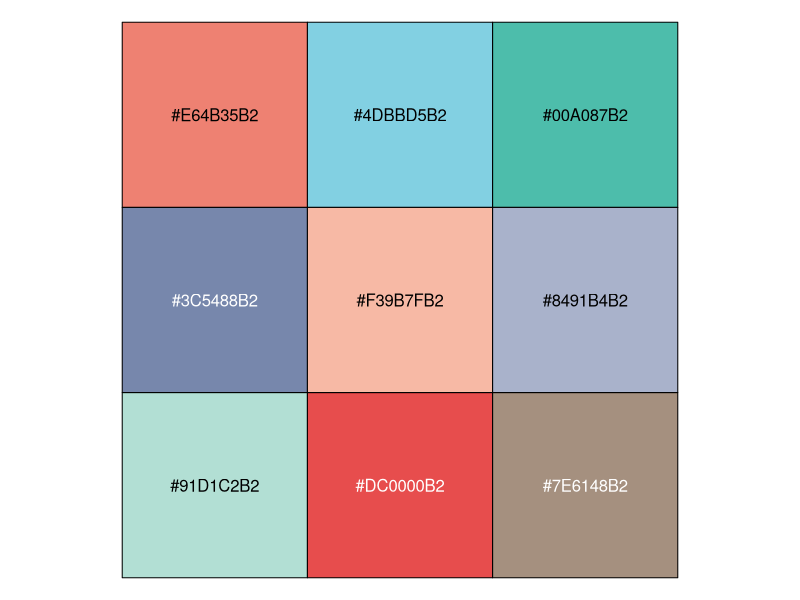
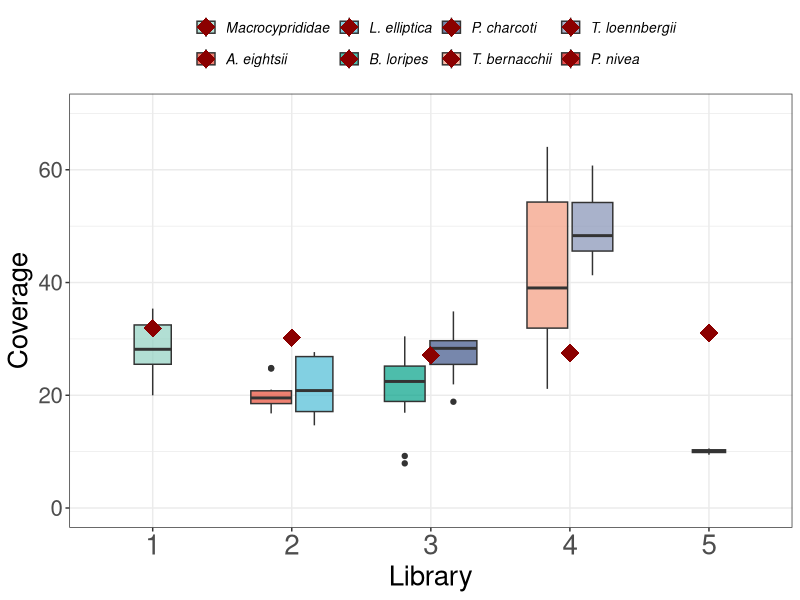
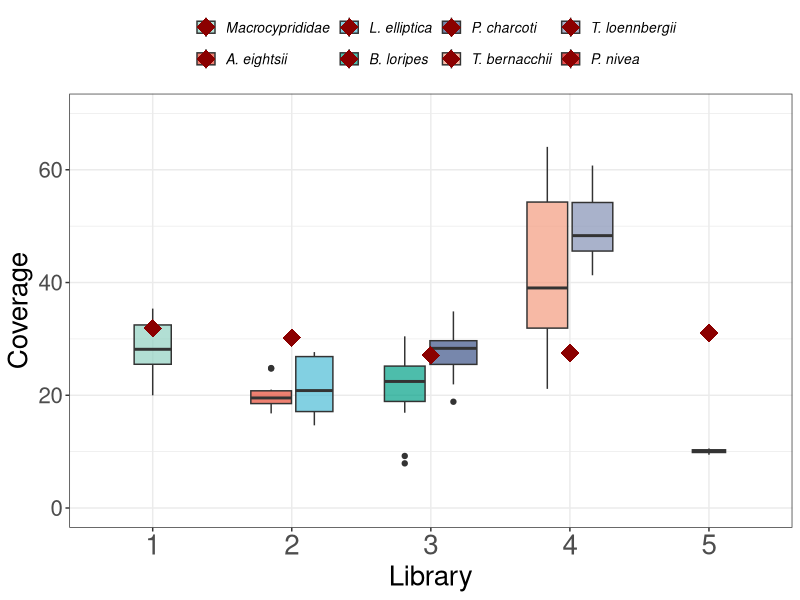
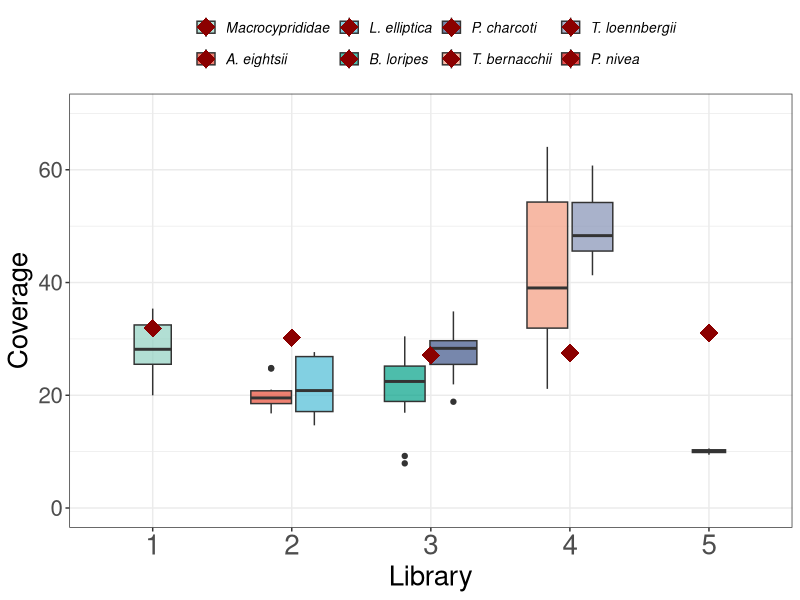
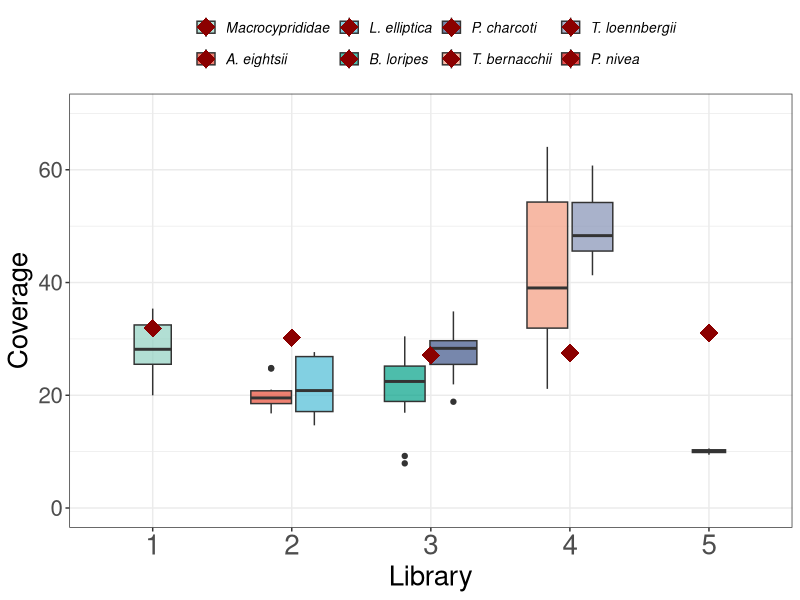
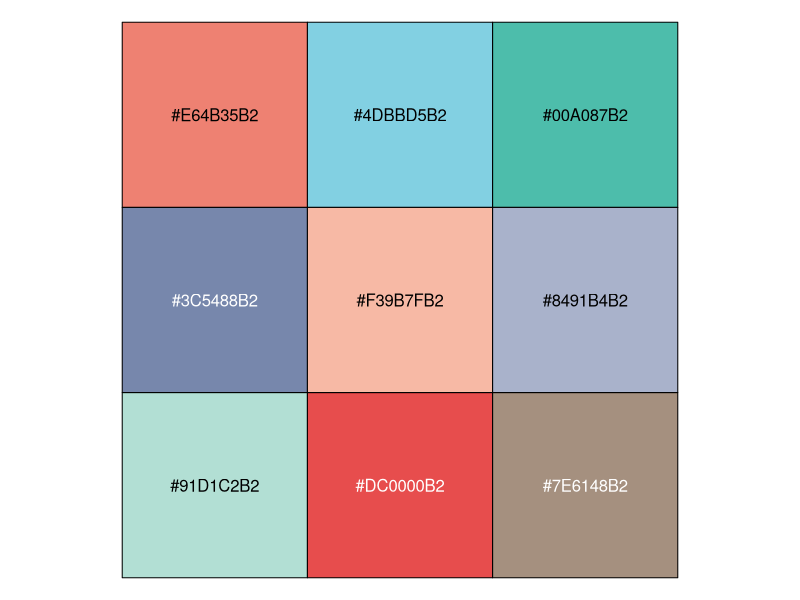
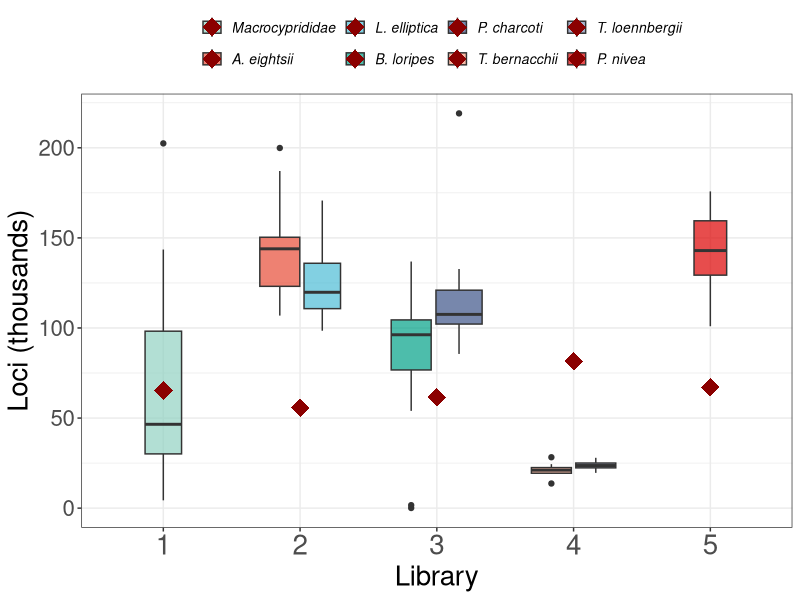
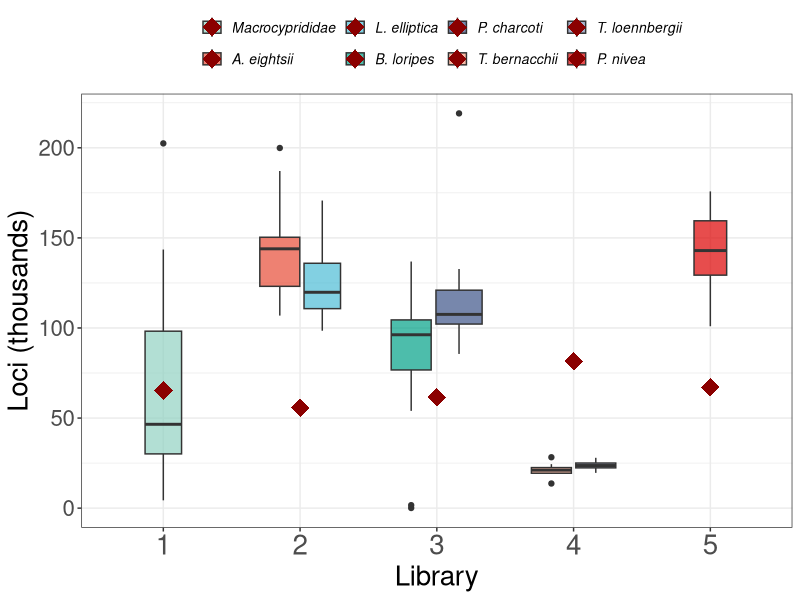

The R source for these figures, in order:
#### Script for plotting coverage results of
#### test RAD libraries
## 28/06/2019
## H. Christiansen
## v1.4

#### load packages
library(here) # to shorten file paths
library(tidyverse) # for fancy plots and data re-organization
library(ggsci) # for journal type colors
library(scales) # to visualize ggsci palettes

#### coverage, all
#####
coverage <- read.csv(here("data/test_libraries/coverage_stats.csv"), header = T)
coverage$opt_M <- as.factor(coverage$opt_M)

mypal <- pal_npg("nrc", alpha = 0.7)(9)
show_col(mypal)
mypal <- c(mypal[7], mypal[1], mypal[2], mypal[3], mypal[4], mypal[5], mypal[6], mypal[8])

p1 <-   coverage %>%
        mutate(species = fct_reorder(species, lib)) %>%
          ggplot(aes(x = factor(lib), y = cov_opt_M, fill = forcats::fct_reorder(factor(species), lib) )) +
            geom_boxplot(varwidth = T) + 
            theme_bw() +
            ylim(0, 70) +
            labs(fill = "") +
            theme(legend.position="top") +
            theme(legend.text = element_text(size = 10, face = "italic")) +
            scale_fill_manual(values = mypal) +
            ylab("Coverage") + xlab("Library") +
            theme(text = element_text(size = 20), axis.text.x = element_text(size = 20)) +
            geom_point(aes(x = lib, y = target_cov), color = "darkred", shape = 18, size =6)
p1
ggsave("Coverage.jpg", path = here("figures"),
       width = 7.25, height = 5, units = "in", dpi = 1200)
ggsave("Coverage.pdf", path = here("figures"),
       width = 7.25, height = 5, units = "in", dpi = 1200)
ggsave("Coverage.png", path = here("figures"),
       width = 7.25, height = 5, units = "in", dpi = 1200)
dev.off()
rm(coverage, mypal, p1)
#####

#### loci, all
#####
coverage <- read.csv(here("data/test_libraries/coverage_stats.csv"), header = T)

mypal <- pal_npg("nrc", alpha = 0.7)(9)
show_col(mypal)
mypal <- c(mypal[7], mypal[1], mypal[2], mypal[3], mypal[4], mypal[5], mypal[6], mypal[8])

p2 <-   coverage %>%
  mutate(species = fct_reorder(species, lib)) %>%
  ggplot(aes(x = factor(lib), y = n_loci/1000, fill = forcats::fct_reorder(factor(species), lib) )) +
  geom_boxplot(varwidth = T) + 
  theme_bw() +
  scale_fill_manual(values = mypal) +
  ylab("Loci (thousands)") + xlab("Library") +
  labs(fill = "") +
  theme(legend.position="top") +
  theme(legend.text = element_text(size = 10, face = "italic")) +
  theme(text = element_text(size = 20), axis.text.x = element_text(size = 20)) +
  geom_point(aes(x = lib, y = target_loci/1000), color = "darkred", shape = 18, size =6)
p2
ggsave("Loci.jpg", path = here("figures"),
       width = 7.25, height = 5, units = "in", dpi = 1200)
ggsave("Loci.pdf", path = here("figures"),
       width = 7.25, height = 5, units = "in", dpi = 1200)
ggsave("Loci.png", path = here("figures"),
       width = 7.25, height = 5, units = "in", dpi = 1200)
dev.off()
rm(coverage, mypal, p2)
#####
